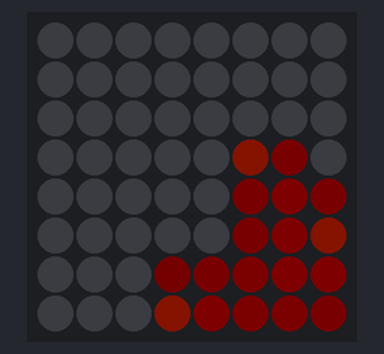
A sketch run on a simulated ESP32. Shown: 8×8 RGB LED matrix (first LED top left, wired row by row). Dim RGB values are drawn brighter than linear; what the sketch prints to the serial monitor is not drawn.

Above: at 0.45 s.
At 5.27 s:
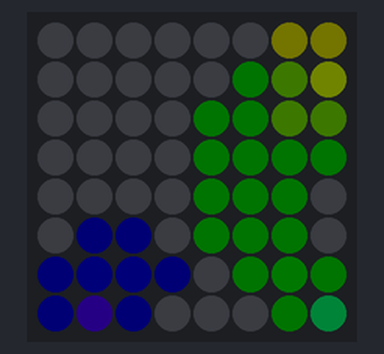
At 10.09 s:
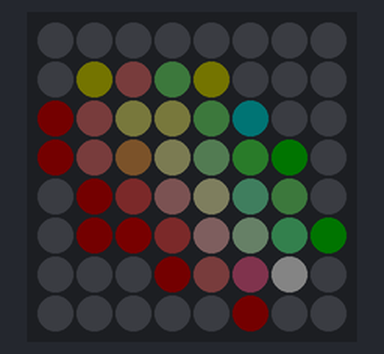
At 20.02 s:
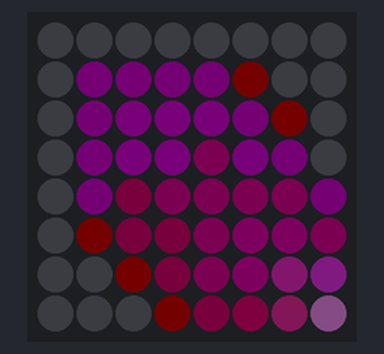
At 29.97 s:
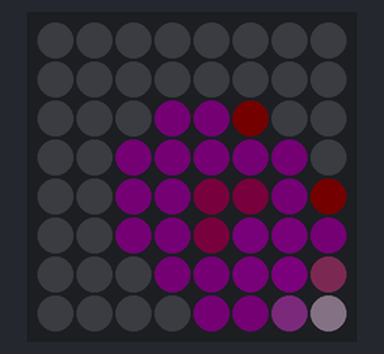
At 39.6 s:
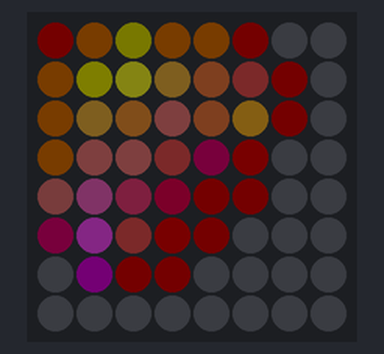

The sketch:

esp32_fastled.ino
```cpp
#include <FastLED.h>

const uint8_t width = 8;
const uint8_t height = 8;

const uint16_t numleds = width * height;

// which pin on esp32 ?
#define LED_PIN 16

CRGB leds[numleds];


const uint8_t kSquareWidth  = width;
const uint8_t kBorderWidth = 1;

TaskHandle_t FastLEDTaskHandle;
TaskHandle_t userTaskHandle = 0;

// could use semaphores but direct call is faster
void FastLEDTask(void* param) {
    for (;;) {
        ulTaskNotifyTake(pdTRUE, portMAX_DELAY);
        // do stuff
        FastLED.show();
        userTaskHandle = 0; // make sure only one is called, is it necessary ?
    }
}

void FastLEDShowESP32() {
  if (userTaskHandle == 0) { // make sure only one is called
    userTaskHandle = xTaskGetCurrentTaskHandle();
    xTaskNotifyGive(FastLEDTaskHandle);
  }
}

// normal
#if 0
uint16_t XY(uint8_t x, uint8_t y) {
  return y * kSquareWidth + x;
}
#else
// alternate (zigzag)
uint16_t XY(uint8_t x, uint8_t y) {
  uint16_t i;
  if( y & 0x01) {
      // Odd rows run backwards
      uint8_t reverseX = (kSquareWidth - 1) - x;
      i = (y * kSquareWidth) + reverseX;
    } else {
      // Even rows run forwards
      i = (y * kSquareWidth) + x;
    }
    return i;
}
#endif

void setup() {
  Serial.begin(1152000);
  Serial.println(xPortGetCoreID()); // default code runs in core 1
  Serial.println(pcTaskGetTaskName(NULL));
    FastLED.addLeds<NEOPIXEL, LED_PIN>(leds, numleds).setCorrection(TypicalSMD5050);
    FastLED.setBrightness(7);
    FastLED.clear();
    FastLED.show();
    xTaskCreatePinnedToCore(
        FastLEDTask,
        "FastLEDTask",
        2048, // stack
        NULL,
        0, // priority
        & FastLEDTaskHandle,
        0   // core
    );
    // scheduler is alredy started, no need to call vTaskStartScheduler()
 }

void loop() {
  uint8_t blurAmount = dim8_raw( beatsin8(3,64,192) );
  blur2d( leds, kSquareWidth, kSquareWidth, blurAmount);

  // Use three out-of-sync sine waves
  uint8_t  i = beatsin8(  91, kBorderWidth, kSquareWidth-kBorderWidth);
  uint8_t  j = beatsin8( 109, kBorderWidth, kSquareWidth-kBorderWidth);
  uint8_t  k = beatsin8(  73, kBorderWidth, kSquareWidth-kBorderWidth);

  // The color of each point shifts over time, each at a different speed.
  uint16_t ms = millis();
  leds[XY( i, j)] += CHSV( ms / 29, 200, 255);
  leds[XY( j, k)] += CHSV( ms / 41, 200, 255);
  leds[XY( k, i)] += CHSV( ms / 73, 200, 255);

  FastLEDShowESP32(); // do not block
  delay(10);}
```
